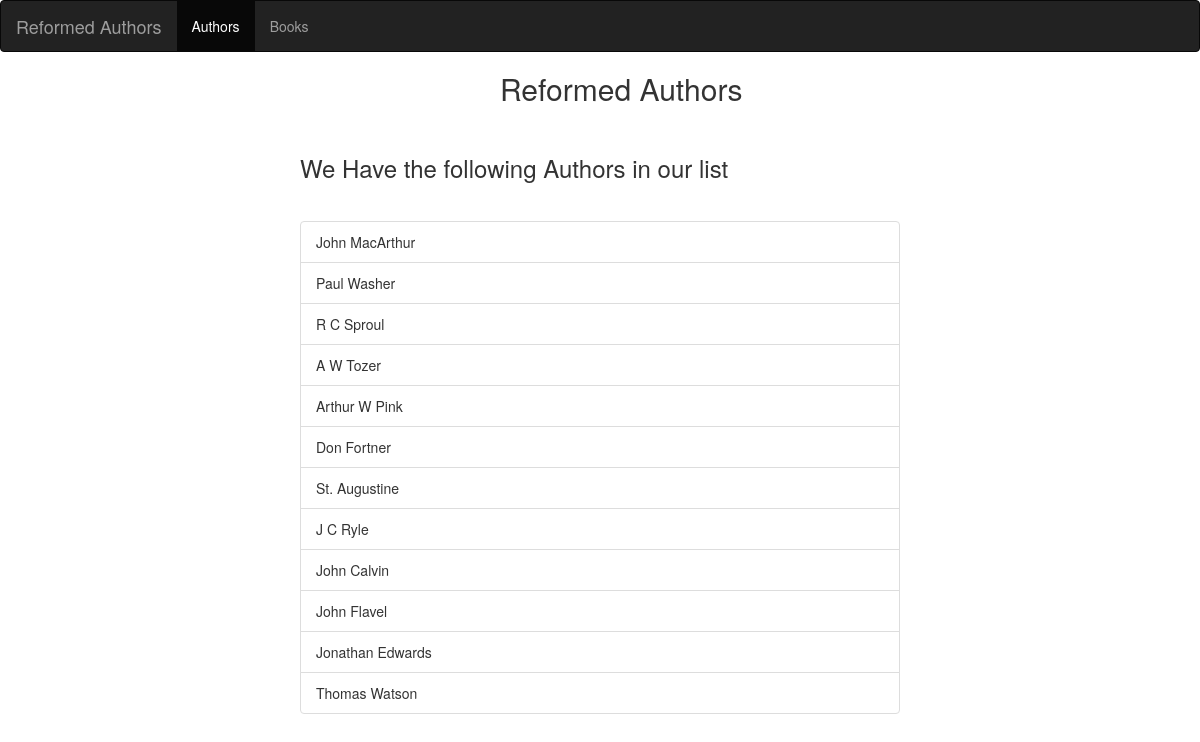
The page / on the database its author committed.
### Authors_app/models.py (models this page shows)
class Author(models.Model):
    author_name = models.CharField(max_length=100)
    def __str__(self):
        return self.author_name

### Authors_app/views.py (the view)
# urls.py: 2. Add a URL to urlpatterns:  path('', views.home, name='home')
def home(request):
    names = Author.objects.all()
    resp = []
    for x in names:
        print(x)
        resp.append(x)
    return render(request, "home.html", {'authors':resp})

### Authors_app/templates/home.html (shortened to what this page needs)
<!doctype html>
<html lang="en">
  <head>
    <link rel="stylesheet" href="https://maxcdn.bootstrapcdn.com/bootstrap/3.4.0/css/bootstrap.min.css">
  </head>
  <body>
    <nav class="navbar navbar-inverse">
      <div class="container-fluid">
        <div class="navbar-header">
          <a class="navbar-brand" href="#">Reformed Authors</a>
        </div>
        <ul class="nav navbar-nav">
          <li class="active"><a href="/home/">Authors</a></li>
          <li><a href="/home_new/">Books</a></li>
        </ul>
      </div>
    </nav>
    <div style="margin-top:5px;margin-left:500px;"><h2>Reformed Authors</h2></div>
    <div style="margin-top:50px;margin-left:300px;"><h3>We Have the following Authors in our list</h3></div>
      <div style="margin-top:40px;margin-left:300px;width:600px;">
        <ul class="list-group">
          {% for x in authors %}
          <li class="list-group-item">{{x}}</li>
          {% endfor %}
        </ul>
      </div>
  </body>
</html>

### rows shown on the page
Author: author_name "John MacArthur"
Author: author_name "Paul Washer"
Author: author_name "R C Sproul"
Author: author_name "A W Tozer"
Author: author_name "Arthur W Pink"
Author: author_name "Don Fortner"
Author: author_name "St. Augustine"
Author: author_name "J C Ryle"
Author: author_name "John Calvin"
Author: author_name "John Flavel"
Author: author_name "Jonathan Edwards"
Author: author_name "Thomas Watson"
